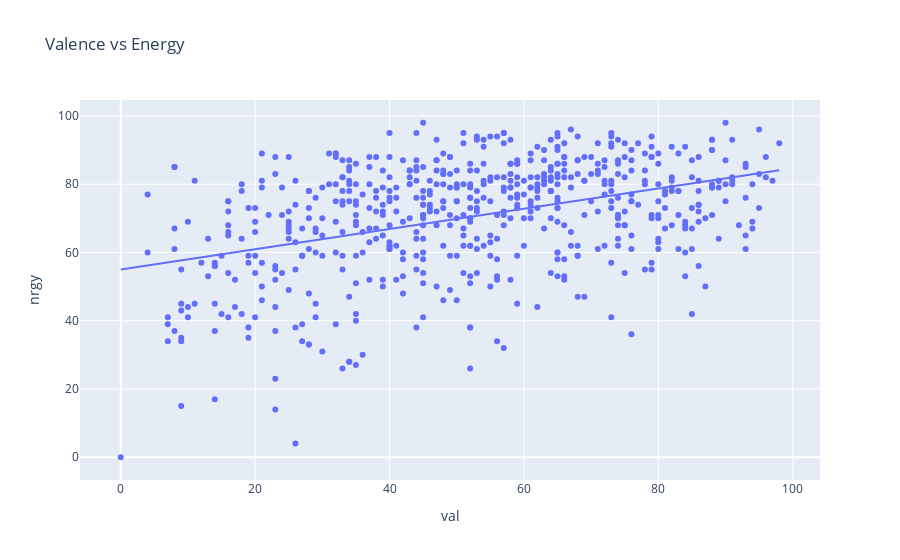

Notebook cell for this chart:
### Markdown cell above
We can spot some high correlations between:

- loudness (db) and energy (nrgy) - positive correlation
- valence (val) and energy (nrgy) - positive correlation
- valence (val) and danceability (dnce) - positive correlation
- acousticness (acous) and energy (nrgy) - negative correlation

### Code cell
# Load the data
df = pd.read_csv("spotify_top_music.csv")

fig = px.scatter(df, x='val', y='nrgy', trendline='ols', title='Valence vs Energy')

# Show the plot
fig.show()

### Figure 1 — Plotly figure (JSON) as saved in the notebook; plotly's stock layout.template omitted (floating-point values rounded to 4 significant figures; data arrays with more than 128 entries replaced by an {"elided": "..."} marker saying what was removed)
{"data": [{"hovertemplate": "val=%{x}<br>nrgy=%{y}<extra></extra>", "legendgroup": "", "marker": {"color": "#636efa", "symbol": "circle"}, "mode": "markers", "name": "", "orientation": "v", "showlegend": false, "type": "scatter", "x": {"elided": "603 int values"}, "xaxis": "x", "y": {"elided": "603 int values"}, "yaxis": "y"}, {"hovertemplate": "<b>OLS trendline</b><br>nrgy = 0.296738 * val + 55.0068<br>R<sup>2</sup>=0.167754<br><br>val=%{x}<br>nrgy=%{y} <b>(trend)</b><extra></extra>", "legendgroup": "", "marker": {"color": "#636efa", "symbol": "circle"}, "mode": "lines", "name": "", "showlegend": false, "type": "scatter", "x": {"elided": "603 int values"}, "xaxis": "x", "y": {"elided": "603 float values"}, "yaxis": "y"}], "layout": {"legend": {"tracegroupgap": 0}, "title": {"text": "Valence vs Energy"}, "xaxis": {"anchor": "y", "domain": [0, 1], "title": {"text": "val"}}, "yaxis": {"anchor": "x", "domain": [0, 1], "title": {"text": "nrgy"}}}}
